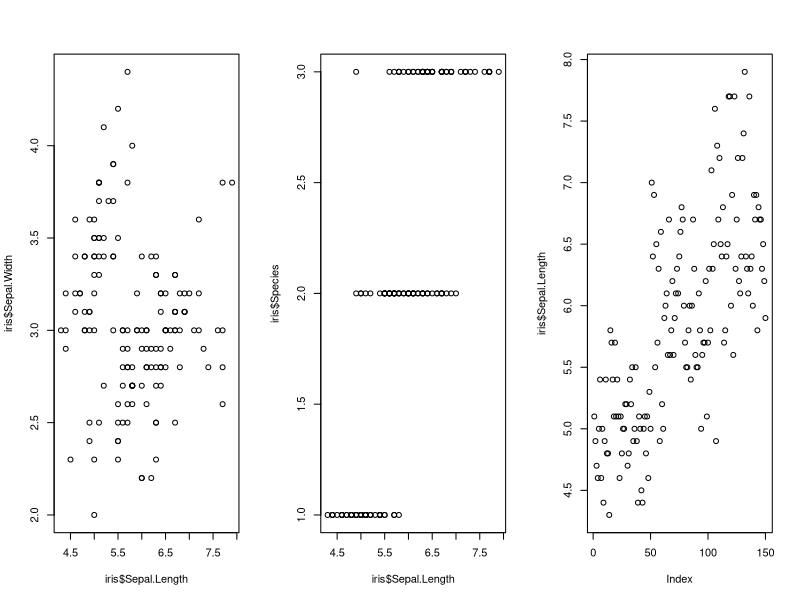
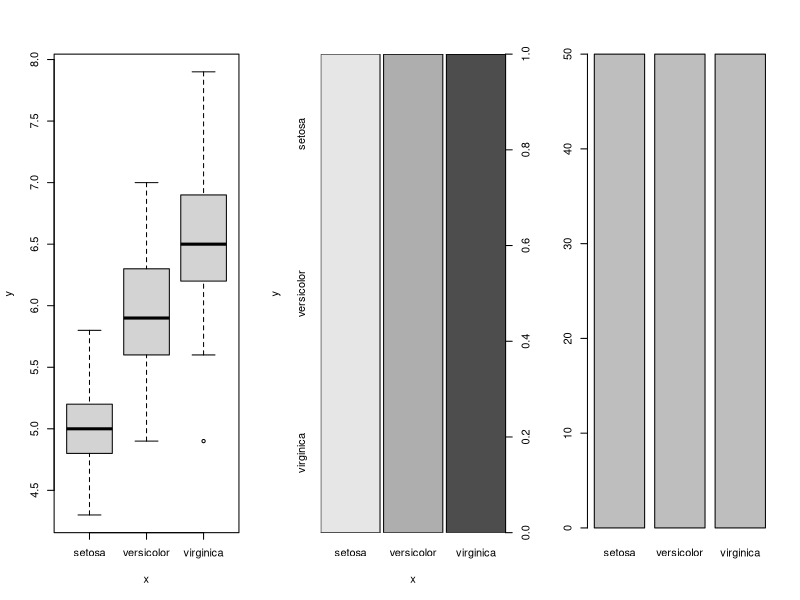
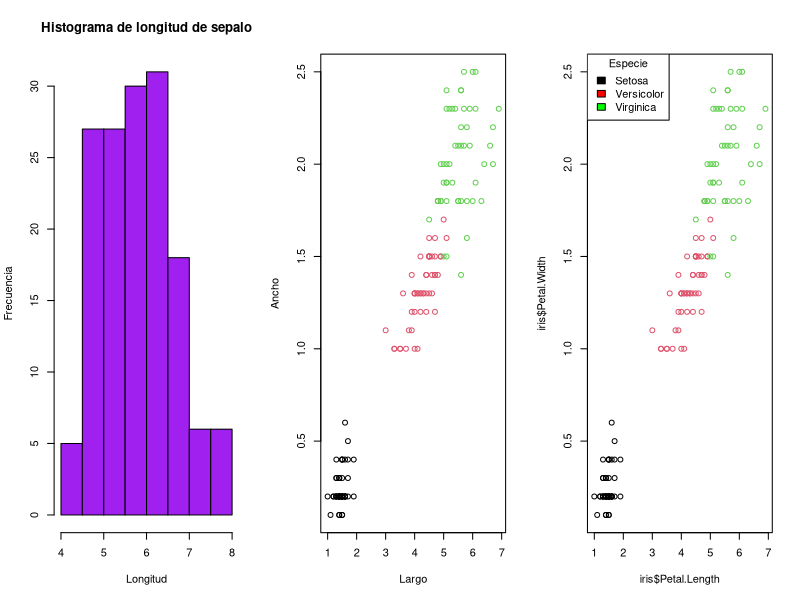
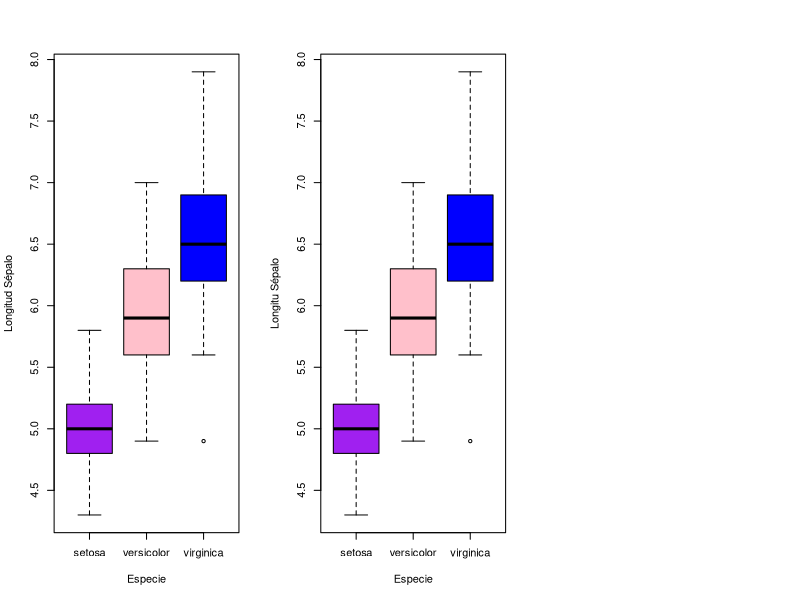
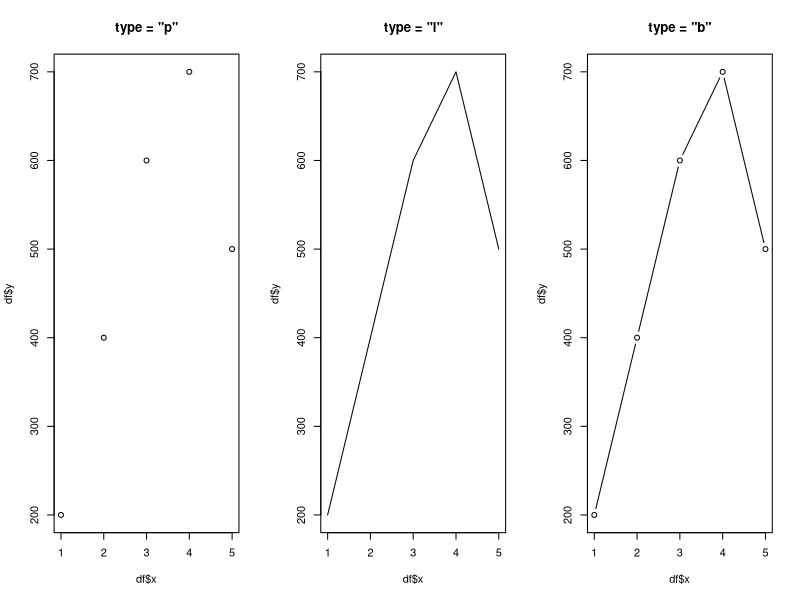
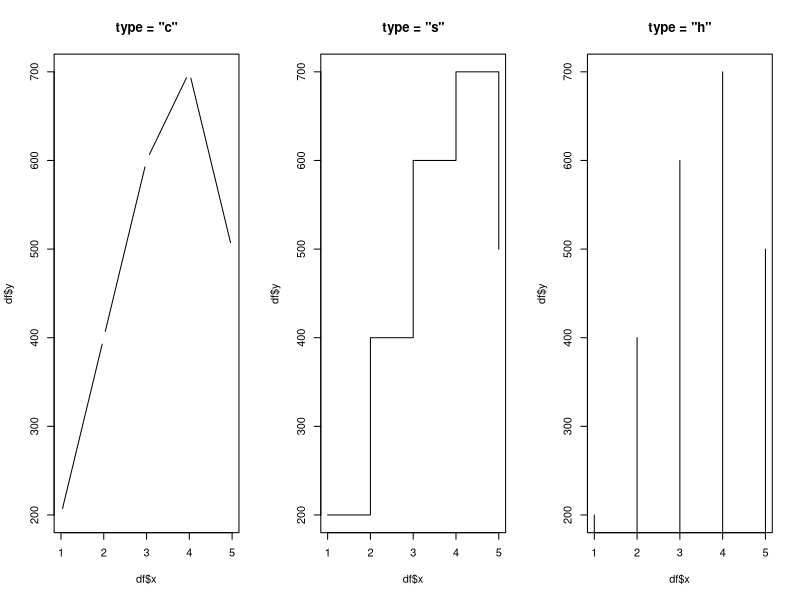
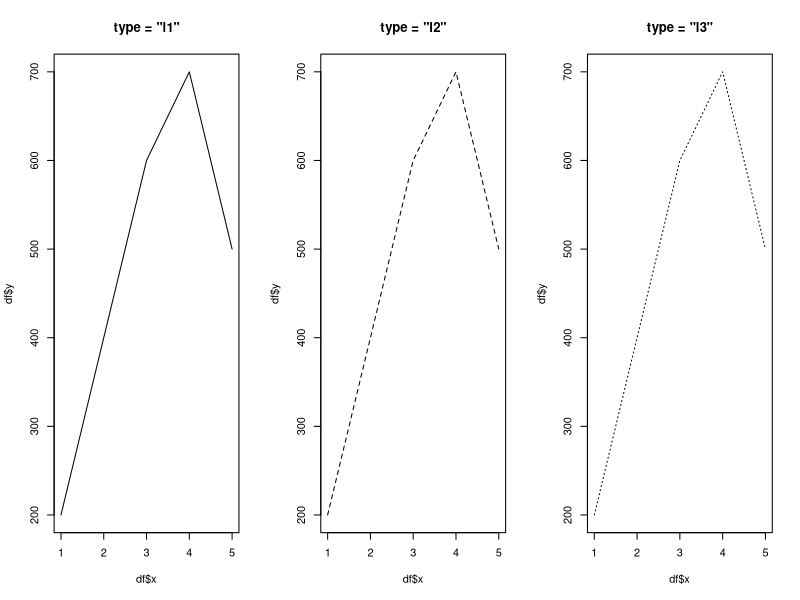
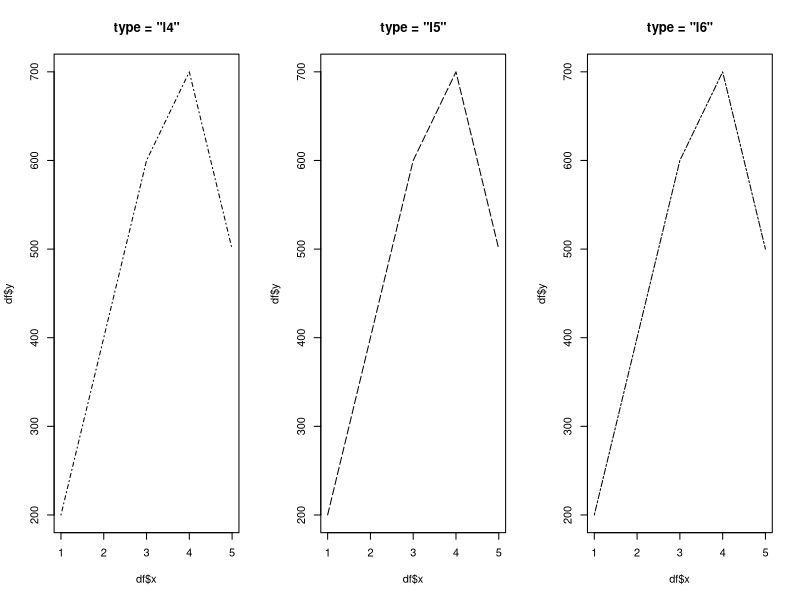

These charts were generated, in order, by the following R code:
par(mfrow= c(1,3)) 
plot(x=iris$Sepal.Length, y=iris$Sepal.Width)
plot(x=iris$Sepal.Length, y = iris$Species)
plot(x=iris$Sepal.Length)

par(mfrow= c(1,3))
plot(x = iris$Species, y = iris$Sepal.Length)
plot(x=iris$Species, y=iris$Species)
plot(x=iris$Species)

hist(x = iris$Sepal.Length, 
     main = "Histograma de longitud de sepalo", 
     xlab = "Longitud", ylab = "Frecuencia",
     col = "purple")


plot(x = iris$Petal.Length, 
     y = iris$Petal.Width, 
     col = iris$Species, 
     xlab = "Largo", 
     ylab = "Ancho")

plot(x = iris$Petal.Length, 
     y = iris$Petal.Width, 
     col = iris$Species)
legend(x = "topleft", 
       legend = c("Setosa", "Versicolor", "Virginica"), 
       fill = c("black", "red", "green"), 
       title = "Especie")

plot(x=iris$Species, 
     y = iris$Sepal.Length, 
     xlab = "Especie",
     ylab = "Longitud Sépalo", 
     col = c("purple", "pink", "blue"))

boxplot(formula = Sepal.Length ~ Species, 
        data = iris, 
        xlab = "Especie", 
        ylab = "Longitu Sépalo", 
        col = c("purple", "pink", "blue"))

# ?plot

#dataset de ensayo
df<- data.frame(x= c(1:5),y= c(200, 400, 600, 700, 500))
par(mfrow = c(1, 3))
plot(df$x, df$y, type = "p", main = 'type = "p"')
plot(df$x, df$y, type = "l", main = 'type = "l"')
plot(df$x, df$y, type = "b", main = 'type = "b"')


par(mfrow = c(1, 3))
plot(df$x, df$y, type = "c", main = 'type = "c"')
plot(df$x, df$y, type = "s", main = 'type = "s"')
plot(df$x, df$y, type = "h", main = 'type = "h"')

par(mfrow = c(1, 3))
plot(df$x, df$y, type = "l", lty=1, main = 'type = "l1"')
plot(df$x, df$y, type = "l", lty=2, main = 'type = "l2"')
plot(df$x, df$y, type = "l", lty=3, main = 'type = "l3"')

par(mfrow = c(1, 3))
plot(df$x, df$y, type = "l", lty=4, main = 'type = "l4"')
plot(df$x, df$y, type = "l", lty=5, main = 'type = "l5"')
plot(df$x, df$y, type = "l", lty=6, main = 'type = "l6"')

barplot(y ~ x , 
        data = df, 
        main = "Barplot", 
        col = "darkred")

# plot(df$x,
#      df$y,
#      type = "p",
#      main = 'type = "p-capas"')
# abline(h=400,
#        v=3,
#        col="red",
#        lty=2)
# text(df,
#      labels=rownames(df),
#      cex=0.7,
#      pos=2,
#      col="blue")

plot(df$x, 
     df$y, 
     type = "p", 
     main = 'type = "p-capas"')
abline(h=400, 
       v=3, 
       col="red", 
       lty=2)
text(df, 
     labels=rownames(df), 
     cex=0.7, 
     pos=2, 
     col="blue")

# png(filename="gráfica1.png", width=648, height=432)
# plot(df$x, df$y, type = "p", main = 'type = "p"')
# dev.off()
